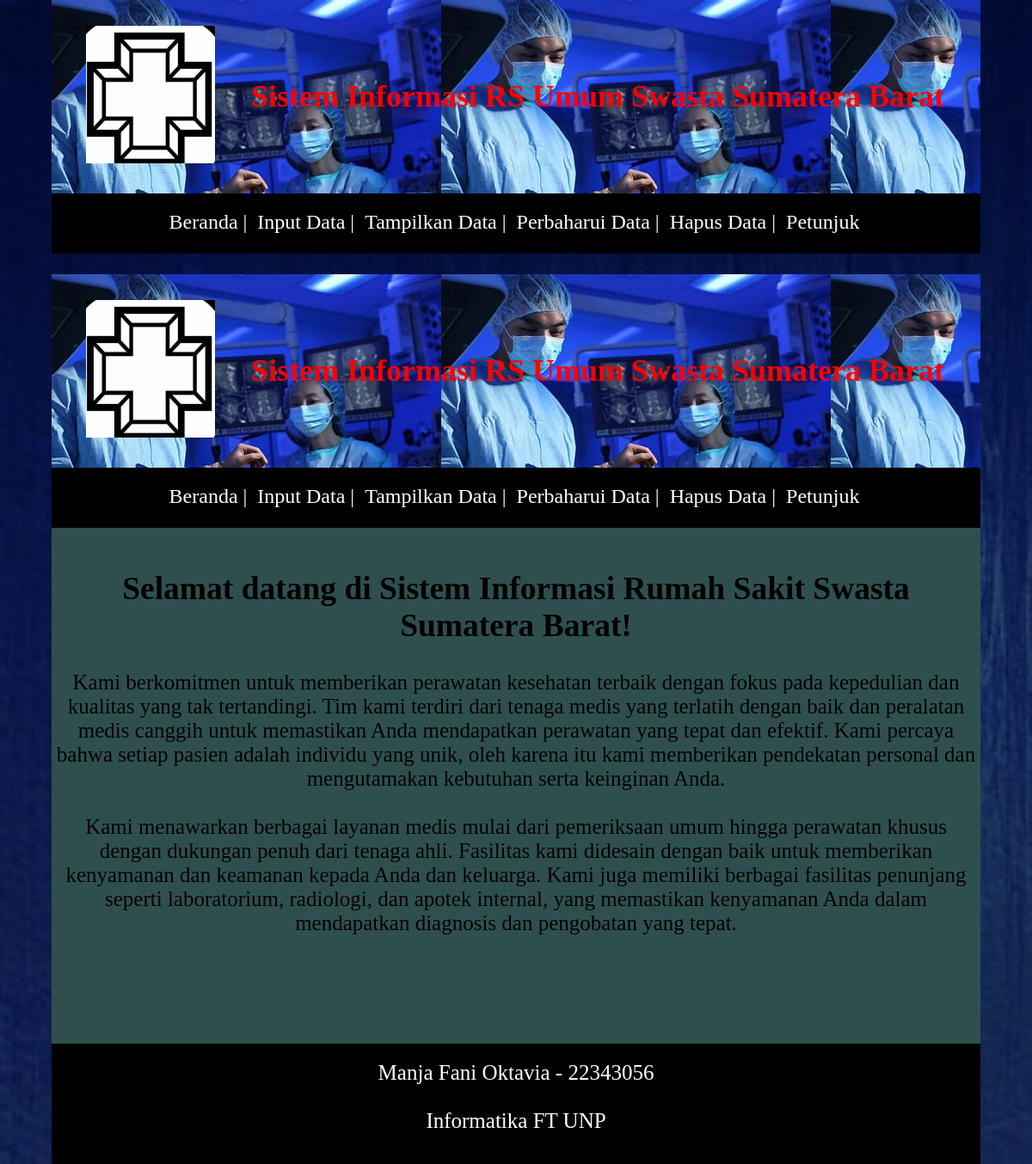
/web_app/index.php, run on the app's committed database.
### tables this page shows
CREATE TABLE `tabel1` (
  `info1` varchar(500) NOT NULL,
  `info2` varchar(500) NOT NULL
);

CREATE TABLE `tabel4` (
  `nim` varchar(11) NOT NULL,
  `nama` varchar(50) NOT NULL,
  `prodi` varchar(50) NOT NULL
);

### web_app/isi.php (the view, shortened to what this page needs)
<?php
include_once 'koneksi.php';
$result = mysqli_query($conn, "SELECT * FROM tabel1");
?>
<html>
<head>
</head>
<link rel="stylesheet" type="text/css" href="../css/isi.css">
<body>
	<?php include('header.php')?>
    <?php include('menu.php')?>
	<div id="isi">
		<br>
		<div class="info">
		<center>
			<h2> Selamat datang di Sistem Informasi Rumah Sakit Swasta Sumatera Barat!</h2>
		<?php
		while ($row = mysqli_fetch_array($result)) {
        ?>
		<tr>
			<td> <?php echo $row ['info1'];?></td><br><br>
			<td> <?php echo $row ['info2'];?></td>
		</tr>
		   <?php
        }
        ?>
    </center>
	</div>
</div>
	<?php
    include('footer.php') ?>
</body>
</html>

### web_app/footer.php (shortened to what this page needs)
<?php
include_once 'koneksi.php';
$result = mysqli_query($conn, "SELECT * FROM tabel4");
?>
<html>
<head>
    <link rel="stylesheet" type="text/css" href="../css/footer.css">
</head>
<body>
    <div id="kaki">
        <center>
      <?php
        while ($row = mysqli_fetch_array($result)) {
            ?>
            <tr>
                <td><?php echo $row["nama"] . " - " . $row["nim"]; ?></td>
                <br><br>
                <td> <?php echo $row["prodi"]; ?> </td>
            </tr>
            <?php
        }
        ?>
        </center>
    </div>
</body>
</html>

### css/index.css (style rules this page uses)
body { background-image:url('../gambar/bg.jpg'); background-size: cover; width: 1080px; margin: auto; }

### css/isi.css (style rules this page uses)
#isi { background-color: darkslategray; width: 1080px; height: 600px; margin: auto; }
body { background-image:url('../gambar/bg.jpg'); background-size: cover; }
.info { font-size: 25px; }

### css/footer.css (style rules this page uses)
#kaki { background-color: black; width: 1080px; height: 120px; margin: auto; padding-top: 20px; font-size: 25px; color: white; }

### data on the page
tabel1: info1 "Kami berkomitmen untuk memberikan perawatan kesehatan terbaik dengan fokus pada kepedulian dan kualitas yang tak tertandingi. Tim kami terdiri dari tenaga medis yang terlatih dengan baik dan peralatan medis canggih untuk memastikan Anda mendapatkan perawatan yang tepat dan efektif. Kami percaya bahwa setiap pasien adalah individu yang unik, oleh karena itu kami memberikan pendekatan personal dan mengutamakan kebutuhan serta keinginan Anda.", info2 "Kami menawarkan berbagai layanan medis mulai dari pemeriksaan umum hingga perawatan khusus dengan dukungan penuh dari tenaga ahli. Fasilitas kami didesain dengan baik untuk memberikan kenyamanan dan keamanan kepada Anda dan keluarga. Kami juga memiliki berbagai fasilitas penunjang seperti laboratorium, radiologi, dan apotek internal, yang memastikan kenyamanan Anda dalam mendapatkan diagnosis dan pengobatan yang tepat."
tabel4: nama "Manja Fani Oktavia", nim "22343056", prodi "Informatika FT UNP"
